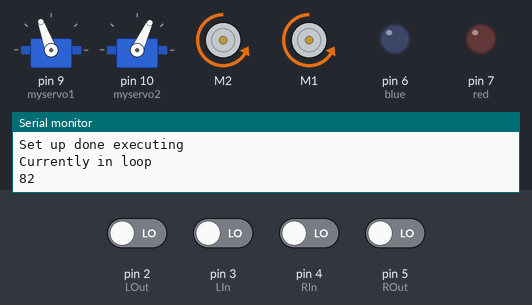
This sketch was run on a simulated Arduino Uno, built with avr-gcc and run on an emulated ATmega328P. Shown: 2 × servo, 2 × DC motor (green arrow = forward, orange = backward, longer = faster), output pins drawn as LEDs (lit = HIGH), the last lines printed to the serial monitor. The test bench sets the inputs (shaded band); at power-on: pin 2 (LOut), pin 3 (LIn), pin 4 (RIn), pin 5 (ROut) LOW.

Above: at 1.2 s.
1.3 s: pin 2 (LOut) driven HIGH
At 3.5 s:
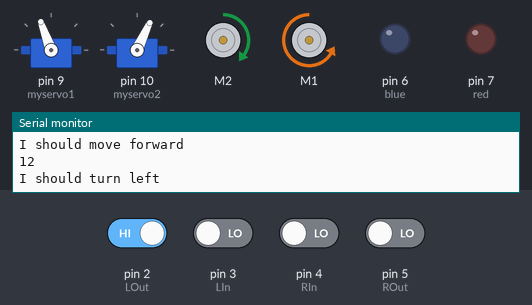
4.3 s: pin 4 (RIn) driven HIGH
At 7.2 s:
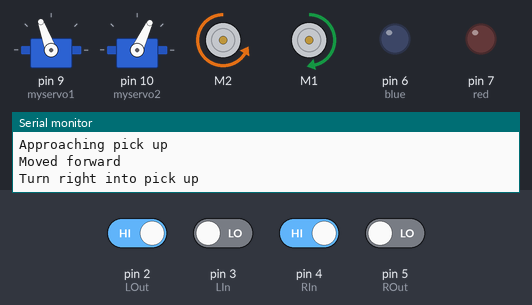
7.3 s: pin 3 (LIn) driven HIGH
At 9.2 s:
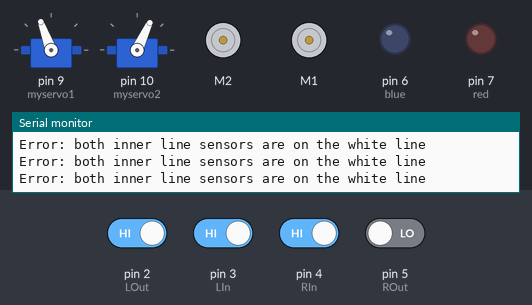
Timing chart, 0 to 30.5 s (numbered marks = the images above; inputs shaded):
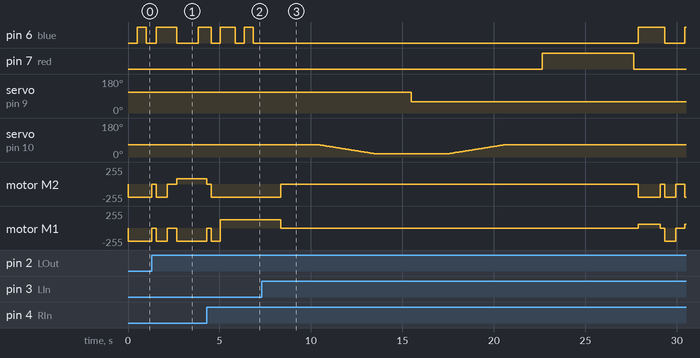

The sketch:

thursday_demo.ino
```cpp
#include <Adafruit_MotorShield.h>
#include "movements.h"
#include "routes.h"
#include "block_handling.h"
#include <Servo.h>


Servo myservo1;              // create servo object to control a servo
Servo myservo2;


int button = 13; // Button
int routeNumber = 17; // Total number of routes

void setup() {
  // put your setup code here, to run once:
  Serial.begin(9600);

  pinMode(LOut, INPUT);
  pinMode(LIn, INPUT);
  pinMode(RIn, INPUT);
  pinMode(ROut, INPUT);

  pinMode(blue, OUTPUT);
  pinMode(red, OUTPUT);
  pinMode(green, OUTPUT);

  myservo1.attach(9);      // Servo input at pin 9
  myservo2.attach(10);

  myservo1.write(110);
  myservo2.write(65);

  // Magical code (but why?)
  // https://forum.arduino.cc/t/my-void-setup-is-repeating/669468/7 (potential reason?)
  if (!AFMS.begin()) {
    Serial.println("Could not find Motor Shield. Check wiring.");
    while (1);
  }

  Serial.println("Motor Shield found.");

  Serial.println("Set up done executing");
}

void rotate_arms_to_1(int n){                    //Function to contract the grabber arms
      myservo1.write(n);                             //60 is closed and 110 is open position for the grabber
      delay(15);
}

void rotate_arms_to_2(int n){                    //Function to contract the grabber arms
      myservo2.write(n);                         //18 is the down positions and 65 is the up position for the grabber arms
      delay(15);
}

void lift_arms(){                           //Function to lift arms to raised position
  int pos = 18;
  for (pos = 18; pos <= 65; pos += 1) {
    rotate_arms_to_2(pos);
    delay(50);
 }
  delay(1000);
}

void lower_arms(){                          //Function to lower arms to bottom position
  int pos = 65;
  for (pos = 65; pos >= 18; pos -= 1) {
    rotate_arms_to_2(pos);
    delay(50);
 }
  delay(1000);
}

void close_arms(){                        //Function to close grabber arms from open position
      rotate_arms_to_1(60);
      delay(1000);
}

void open_arms(){                         //Function to open grabber arms from closed position
      rotate_arms_to_1(110);
      delay(1000);
}


void loop() {
  // put your main code here, to run repeatedly:
  while(routeCounter < routeNumber){
    Serial.println("Currently in loop");
    Serial.print(routes[routeCounter][2]);
    Serial.println(route_lengths[routeCounter]);

    drive_route(routes[routeCounter], route_lengths[routeCounter]);

    if (routeCounter >= 4){
      checkRoute(true);
    }

    // approach the block and pick it up
    while (((lineStates[0])||(lineStates[3])) == 0) {
      readLine();
      adjust(lineStates);

    }

    approach_block(final_turns[routeCounter]); // Direction to be specified


    open_arms();
    delay(1000);

    lower_arms();
    delay(1000);

    close_arms();
    delay(1000);

    lift_arms();
    delay(1000);

    // detect the block's color
    // black block returns false, red block returns true
    // bool colour_present = colour_detect();

    tellColour(true); // Light up the corresponding LED, currently set to RED

    // exit station: reverse out and make a 90 degree turn with direction decided by station and colour
    // adjust route depending on the platform required
    leave(true); // Increment routeCounter by 1 if black, 2 if red

    drive_route(routes[routeCounter], route_lengths[routeCounter]);

    startLine = millis();

    while((millis() - startLine) < 1000){
    adjust(lineStates);
    readLine();
    }

    stop();
    delay(2000); // This is where the drop off function will go

    backward(speed);
    delay(1000);

    stop();
    delay(250);

    // Assuming all blocks are red
    turnRight();
    delay(500);
    readLine();
    while(lineStates[1] == 0){
      turnRight();
      readLine();
    }

    routeCounter += 2;
    // dropOffBlock(); // Increment routeCounter by 2 (drop off point to the next pick up point)
  }
}
```

block_handling.h
```cpp
int InfraredSensorPin = 8;
long startLine;


void tellColour(int colour_present){
    if(!colour_present){
        digitalWrite(green, HIGH);
    }
    else if (colour_present){
        digitalWrite(red, HIGH);
    }
}

void turnOffLED(){
    digitalWrite(red, LOW);
    digitalWrite(green, LOW);
}

void approach_block(int direction){
  // Has been simplified for testing

    Serial.println("Approaching pick up");
    forward(speed);
    delay(500);
    Serial.println("Moved forward");

    if (direction == 1){
      Serial.println("Turn right into pick up");
        turnRight();
        delay(800);
        readLine();
        while(lineStates[1] == 0){
            turnRight();
            readLine();
        }
    }
    else if (direction == 2){
      Serial.println("Turn left into pick up");
        turnLeft();
        delay(800);
        readLine();
        while(lineStates[2] == 0){
            turnLeft();
            readLine();
        }
    }
    else {
        Serial.println("Not turning");
        forward(speed);
        delay(250);
    }

    startLine = millis();

    while((millis() - startLine) < 1000){
    adjust(lineStates);
    readLine();
    }

    stop();

    /*
    // initialise a block range, this can be moved into a header file later
    int BLOCK_RANGE = 500; // Change later

    // lower grabber arm
    // CURRENTLY NOT PROGRAMMED
    lower_grabber(); // Not needed if the grabber is down by default, after a drop off

    // initialize block distance
    Adafruit_VL53L0X block_distance = Adafruit_VL53L0X();

    // begin ranging
    block_distance.begin()
    block_distance.startRangeContinuous();

    // advance towards block until in grabbing range
    while (block_distance.readRange() < BLOCK_RANGE){
        readLine();
        adjust(linestates);
        delay(10); //Probably don't need this
    }

    // use picking up block routine (this should include raising the grabber, but not lowering it)
    // CURRENTLY NOT PROGRAMMED
    grab_block();
    */
}

// colour detection function
bool colour_detect(){

    // red returns true, black returns false
    if (digitalRead(InfraredSensorPin)){
        return true;
    }
    else{
        return false;
    }
}

void leave(bool colour_present=true){
  // Red colour detected by default, for testing
    int station; // it may be useful for this to become a global variable later
    Serial.print("Currently in station");
    Serial.println(station);

    // decide if we're at station ABCD -> 0123
    Serial.print("routeCounter as read in leave function:");
    Serial.println(routeCounter);
    if (routeCounter < 6){
        station = 0;
    }
    else if (routeCounter < 11){
        station = 1;
    }
    else if (routeCounter < 16){
        station = 2;
    }
    else if (routeCounter < 21){
        station = 3;
    }

    delay(5000);
    turnOffLED();

   readLine();
   while(lineStates[0] == 0 && lineStates[3] == 0){
    backward(speed);
    readLine();
   }

   stop();
   delay(250);

    // turn 90 degrees clockwise for (A+B).R + G.(!A)
    if ((((station == 0)||(station == 1))&&((colour_present)))||((station != 0)&&(!colour_present))){
        //turn 90 degrees clockwise
        Serial.println("After picking up a block, I am turning right");
        turn(1);
    }
    else{
        //turn 90 degrees anticlockwise
        Serial.println("After picking up a block, I am turning left");
        turn(2);
    }

    if (!colour_present) {
        routeCounter += 1;
    }
    else if (colour_present) {
        routeCounter += 2;
    }
}

void checkRoute(bool colour_present){
    if (!colour_present){
        routeCounter += 1;
    }
}
```

movements.h
```cpp
Adafruit_MotorShield AFMS = Adafruit_MotorShield();

Adafruit_DCMotor *right = AFMS.getMotor(1);
Adafruit_DCMotor *left = AFMS.getMotor(2);
// D9 and D10 are used for the motor shield

int LOut = 2, LIn = 3, RIn = 4, ROut = 5;
// Declare pins used by the 4 line sensors
int lineStates[4];
// Declare a list to store the 4 states of 4 separate line sensors

int speed = 200;
// Declare the default speed of the motors
int nintyDegrees = 700;
// Declare the time required for the robot to turn ninty degrees using the turnLeft or turnRight functions

int leftWeightArray[10] = {0};
int rightWeightArray[10] = {0};
// Declare arrays to store past values of the line sensor states, for weighting the turn
int head = 0;
// Declare a variable to store the position in the weight arrays for the next recording
int arraySize = 0;
// Declare a variable to store the length of the weight arrays

int blue = 6; // Blue LED
int red = 7; // Red LED
int green = 8; // Green LED

int routeCounter = 0; // Index of the current route, in the 2D array of all possible routes

long blink_time = millis();
int blinkState = 0;

void blinkLED(long current_time){
  if ((current_time - blink_time) > 500){
    blinkState = blinkState == 0 ? 1 : 0;
    blink_time = current_time;
  }
  digitalWrite(blue, blinkState);
}

void readLine(){
  lineStates[0] = digitalRead(LOut);
  lineStates[1] = digitalRead(LIn);
  lineStates[2] = digitalRead(RIn);
  lineStates[3] = digitalRead(ROut);
}

void forward(int speed){
  // Rotate both motors forward at the given speed
  blinkLED(millis());
  left->setSpeed(speed);
  right->setSpeed(speed);
  left->run(BACKWARD);
  right->run(BACKWARD);
}

void backward(int speed){
  // Rotate both motors backward at the given speed
  blinkLED(millis());
  left->setSpeed(speed);
  right->setSpeed(speed);
  left->run(FORWARD);
  right->run(FORWARD);
}

void turnLeft(){
  // Rotate the robot to the right, for a given duration (which determines the angle rotated)
  // This is used for sharp turns, ie. approaching the block
  blinkLED(millis());
  left->setSpeed(125);
  right->setSpeed(200);
  left->run(FORWARD);
  right->run(BACKWARD);
  // Duration to be calibrated to turn the desired amount
}

void turnRight(){
  // Rotate the robot to the left, for a given duration (which determines the angle rotated)
  // This is used for sharp turns, ie. approaching the block
  blinkLED(millis());
  left->setSpeed(200);
  right->setSpeed(125);
  left->run(BACKWARD);
  right->run(FORWARD);
  // Duration to be calibrated to turn the desired amount
}

void arcTurnRight(){
  // This is used for gentle turns (cutting the corners), ie. ordinary junctions
  /*
  left->setSpeed(200);
  right->setSpeed(80);
  left->run(BACKWARD);
  right->run(FORWARD);
  */
  blinkLED(millis());
  left->setSpeed(200);
  right->setSpeed(60); // Not symmetric
  left->run(BACKWARD);
  right->run(FORWARD);
}

void arcTurnLeft(){
  // This is used for gentle turns (cutting the corners), ie. ordinary junctions
  blinkLED(millis());
  left->setSpeed(80);
  right->setSpeed(200);
  left->run(FORWARD);
  right->run(BACKWARD);
}

void stop(){
  left->setSpeed(0);
  right->setSpeed(0);
  left->run(RELEASE);
  right->run(RELEASE);
}

void turn(int direction){
  // Combined turning functions, with delays and line detection
  // 1 indicates a right turn and 2 indicates a left turn
  if (direction == 1){
    blinkLED(millis());
    arcTurnRight();
    delay(1200);

    readLine();
    while(lineStates[1] == 0){
    blinkLED(millis());
    arcTurnRight();
    readLine();
    }
  }
  else if (direction == 2){
    blinkLED(millis());
    arcTurnLeft();
    delay(1200);

    readLine();
    while(lineStates[2] == 0){
    blinkLED(millis());
    arcTurnLeft();
    readLine();
    }
  }
}

void follow(int speed_1, int speed_2){
  // Rotate both motors forward at the given speed
  blinkLED(millis());
  left->setSpeed(speed_1);
  right->setSpeed(speed_2);
  left->run(BACKWARD);
  right->run(BACKWARD);
}

void recordLineValue(int lineStates[4]){
  leftWeightArray[head] = lineStates[1];
  rightWeightArray[head] = lineStates[2];
  head = (head + 1) % 10;
  if (arraySize < 10){
    arraySize++ ;
  }
}

int sumWeight(int weight[]){
  int total = 0;
  for (int i = 0; i < arraySize; i++) {
    total += weight[i];
  }
  return (total * 30 / 2) + 30;
}

void adjust(int lineStates[4]){
  recordLineValue(lineStates);
  int leftWeight = sumWeight(leftWeightArray);
  int rightWeight = sumWeight(rightWeightArray);

  // Maneuver the robot based on the states of the line sensors
  if (lineStates[1] == 0 && lineStates[2] == 0){
    forward(speed);
  }
  else if (lineStates[1] == 0 && lineStates[2] == 1){
    follow(speed, speed - rightWeight);
    //follow(speed - rightWeight, speed);
    //turnRight();
  }
  else if (lineStates[1] == 1 && lineStates[2] == 0){
    follow(speed - leftWeight, speed);
    //follow(speed, speed - rightWeight);
    //turnLeft();
  }
  else{
    Serial.println("Error: both inner line sensors are on the white line");
  }
  readLine();
}

void drive_route(int* journey, int number_of_junctions) {

    int journey_count = 0;
    while (journey_count < number_of_junctions) {

        // Move forward consistently
        readLine();
        while(lineStates[0] == 0 && lineStates[3] == 0){
            adjust(lineStates);
            readLine();
        }

        stop();
        delay(250);


      Serial.print(journey_count);
      Serial.println(journey[journey_count]);
        if (journey[journey_count] == 0) {
                // robot will continue to move forwards
            Serial.println("I should move forward");
            forward(speed);
            delay(600);
        }
        else if (journey[journey_count] == 1) {
            Serial.println("I should turn right");
            turn(1);
        }
        else if (journey[journey_count] == 2) {
          Serial.println("I should turn left");
            turn(2);
        }

        stop();
        delay(250);
        journey_count++;
    }
}
```

routes.h
```cpp
// this is a header file to contain the routes in the form 0, 1, 2 for the 21 routes listed in navigation_function
// can potenitally move to storing some more global variables in here

// routes assume that the junction turned into on the last pick up is not sensed, but the junction
// before the platform will be sensed after the 180 degree turn
// the programme should run such that the final element in the route is solely a turn
// and no forward motion will ocur thereafter

// N.B. 3 and 4 represent arc turns if the corners are treated as junctions
// if they are just line followed then all 3s and 4s can be removed


int SA[2] = {0,2};
int AG[1] = {2};
int AR[2] = {0,1};
int GB[3] = {0,1,2};
int RB[4] = {0,0,0,2};
int BG[2] = {2,0};
int BR[3] = {1,3,0};
int GC[3] = {0,0,0};
int RC[2] = {0,0};
int CG[3] = {0,4,0};
int CR[2] = {3,0};
int GD[3] = {0,1,0};
int RD[2] = {0,2};
int DG[3] = {0,2,0};
int DR[2] = {1,0};
int GS[4] = {1,0,1,0};
int RS[3] = {2,2,0};

int* routes[17] = {SA, AG, AR, GB, RB, BG, BR, GC, RC, CG, CR, GD, RD, DG, DR, GS, RS};
int final_turns[17] = {1, 0, 0, 1, 2, 0, 0, 1, 1, 0, 0, 1, 2, 0, 0, 0, 0};
int route_lengths[17] = {2, 1, 2, 3, 4, 2, 3, 3, 2, 3, 2, 3, 2, 3, 2, 4, 3};

void checkRoute(int colour_present){
    if (!colour_present){
        routeCounter += 1;
    }
}
```

Measured:
- after the input at 1.3 s, motor M2: backward 200/255 → stopped at once, → backward 200/255 0.25 s later, → stopped 0.60 s later, → forward 80/255 0.50 s later; motor M1: backward 200/255 → stopped at once, → backward 200/255 0.25 s later, → stopped 0.60 s later, → backward 200/255 0.50 s later
- after the input at 4.3 s, motor M2: forward 80/255 → stopped at once, → backward 200/255 0.25 s later; motor M1: backward 200/255 → stopped at once, → backward 200/255 0.25 s later, → forward 125/255 0.50 s later
- after the input at 7.3 s, pin 7 (red): LOW → HIGH after 15.3 s, → LOW 5.0 s later; servo on pin 9 (myservo1): 110° → 60° after 8.2 s
